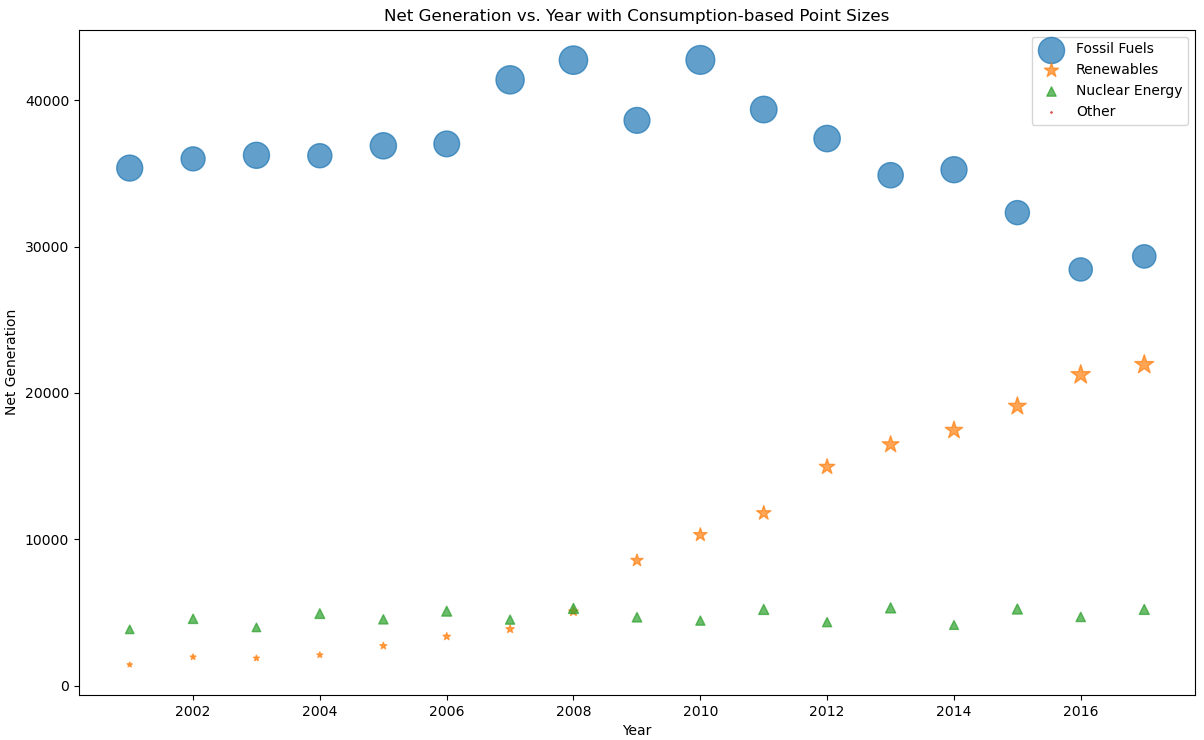

Python code for this plot:
import pandas as pd
import matplotlib.pyplot as plt
import matplotlib.markers as mmarkers

# Read the CSV file
df = pd.read_csv('iowa-electricity-extended.csv')

# Convert 'year' to datetime
df['year'] = pd.to_datetime(df['year'])

# Define marker shapes for each source
source_markers = {
    'Fossil Fuels': 'o',
    'Renewables': '*',
    'Nuclear Energy': '^',
    'Other': '*',        # Star
}

# Create the scatter plot
fig, ax = plt.subplots()

for source, marker in source_markers.items():
    # Filter data for the current source
    source_data = df[df['source'] == source]
    
    # Plot data
    scatter = ax.scatter(
        source_data['year'], 
        source_data['net_generation'], 
        s=source_data['consumption']/100,  # Size of points
        label=source,
        marker=marker,
        alpha=0.7
    )

# Add legend, labels, and title
ax.legend()
ax.set_xlabel('Year')
ax.set_ylabel('Net Generation')
ax.set_title('Net Generation vs. Year with Consumption-based Point Sizes')

# Show plot
plt.show()
